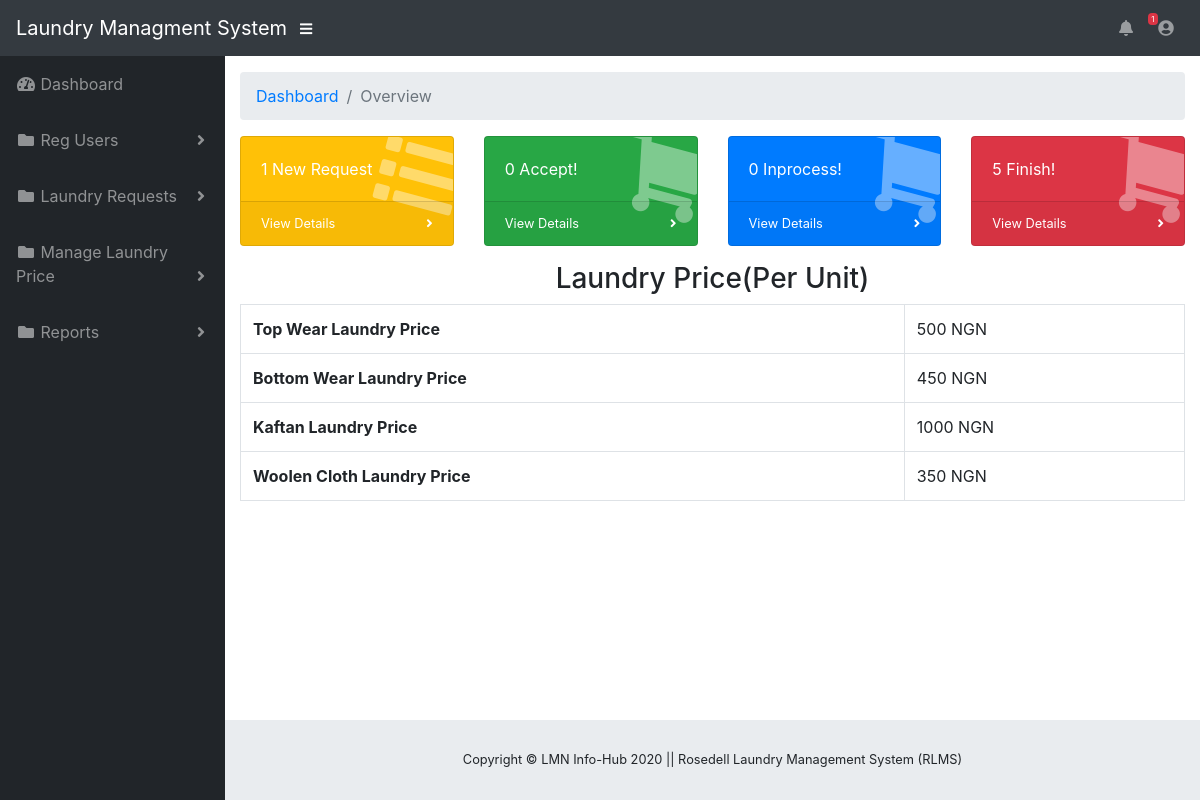
Page /admin/dashboard.php (signed in) on the committed database.
### tables this page shows
CREATE TABLE `tblpricelist` (
  `Id` int(11) NOT NULL,
  `TopWear` varchar(120) DEFAULT NULL,
  `BottomWear` varchar(120) DEFAULT NULL,
  `Woolen` varchar(120) DEFAULT NULL,
  `Kaftan` varchar(120) DEFAULT NULL
);

### admin/dashboard.php (the view, shortened to what this page needs)
<?php
include('include/dbconnection.php');
     ?>
<!DOCTYPE html>
<html lang="en">
<head>
  <link href="vendor/fontawesome-free/css/all.min.css" rel="stylesheet" type="text/css">
  <link href="vendor/datatables/dataTables.bootstrap4.css" rel="stylesheet">
  <link href="css/sb-admin.css" rel="stylesheet">
</head>
<body id="page-top">
  <?php include('include/header.php');?>
  <div id="wrapper">
     <?php include('include/sidebar.php');?>
    <div id="content-wrapper">
      <div class="container-fluid">
        <ol class="breadcrumb">
          <li class="breadcrumb-item">
            <a href="dashboard.php">Dashboard</a>
          </li>
          <li class="breadcrumb-item active">Overview</li>
        </ol>
        <div class="row">
          <div class="col-xl-3 col-sm-6 mb-3">
            <div class="card text-white bg-warning o-hidden h-100">
              <div class="card-body">
                <div class="card-body-icon">
                  <i class="fas fa-fw fa-list"></i>
                </div>
                <?php $query1=mysqli_query($con,"Select * from tbllaundryreq where Status ='0'");
$reqcount=mysqli_num_rows($query1);
?>
                <div class="mr-5"><?php echo $reqcount;?>  New Request </div>
              </div>
              <a class="card-footer text-white clearfix small z-1" href="new-request.php">
                <span class="float-left">View Details</span>
                <span class="float-right">
                  <i class="fas fa-angle-right"></i>
                </span>
              </a>
            </div>
          </div>
          <div class="col-xl-3 col-sm-6 mb-3">
            <div class="card text-white bg-success o-hidden h-100">
              <div class="card-body">
                <div class="card-body-icon">
                  <i class="fas fa-fw fa-shopping-cart"></i>
                </div>
                <?php $query2=mysqli_query($con,"Select * from tbllaundryreq where Status ='1'");
$acccount=mysqli_num_rows($query2);
?>
                <div class="mr-5"><?php echo $acccount;?> Accept!</div>
              </div>
              <a class="card-footer text-white clearfix small z-1" href="accept-request.php">
                <span class="float-left">View Details</span>
                <span class="float-right">
                  <i class="fas fa-angle-right"></i>
                </span>
              </a>
            </div>
          </div>
               <div class="col-xl-3 col-sm-6 mb-3">
            <div class="card text-white bg-primary o-hidden h-100">
              <div class="card-body">
                <div class="card-body-icon">
                  <i class="fas fa-fw fa-shopping-cart"></i>
                </div>
                <?php $query3=mysqli_query($con,"Select * from tbllaundryreq where Status ='2'");
$inpcount=mysqli_num_rows($query3);
?>
                <div class="mr-5"><?php echo $inpcount;?> Inprocess!</div>
              </div>
              <a class="card-footer text-white clearfix small z-1" href="inprocess-request.php">
                <span class="float-left">View Details</span>
                <span class="float-right">
                  <i class="fas fa-angle-right"></i>
                </span>
              </a>
            </div>
          </div>
               <div class="col-xl-3 col-sm-6 mb-3">
            <div class="card text-white bg-danger o-hidden h-100">
              <div class="card-body">
                <div class="card-body-icon">
                  <i class="fas fa-fw fa-shopping-cart"></i>
                </div>
                <?php $query4=mysqli_query($con,"Select * from tbllaundryreq where Status ='3'");
$fincount=mysqli_num_rows($query4);
?>
                <div class="mr-5"><?php echo $fincount;?> Finish!</div>
              </div>
              <a class="card-footer text-white clearfix small z-1" href="finish-request.php">
                <span class="float-left">View Details</span>
                <span class="float-right">
                  <i class="fas fa-angle-right"></i>
                </span>
              </a>
            </div>
          </div>
        </div>
<?php
$ret=mysqli_query($con,"select * from tblpricelist");
while ($row=mysqli_fetch_array($ret)) {
?>
<h3 style="text-align: center;">Laundry Price(Per Unit)</h3>
       <table border="1" class="table table-bordered mg-b-0">
<tr>
    <th>Top Wear Laundry Price</th>
    <td><?php  echo $row['TopWear'];?></td>
  </tr>
   <tr>
    <th>Bottom Wear Laundry Price</th>
    <td><?php  echo $row['BottomWear'];?></td>
  </tr>
  <tr>
    <th>Kaftan Laundry Price</th>
    <td><?php  echo $row['Kaftan'];?></td>
  </tr>
<tr>
    <th>Woolen Cloth Laundry Price</th>
    <td><?php  echo $row['Woolen'];?></td>
  </tr>
</table>
<?php } ?>
      </div>
       <?php include('include/footer.php');?>
    </div>
  </div>
</body>
</html>

### rows in the picture
tblpricelist: TopWear "500 NGN", BottomWear "450 NGN", Kaftan "1000 NGN", Woolen "350 NGN"

### other values in the picture
$num "1"
$reqcount "1"
$acccount "0"
$inpcount "0"
$fincount "5"
